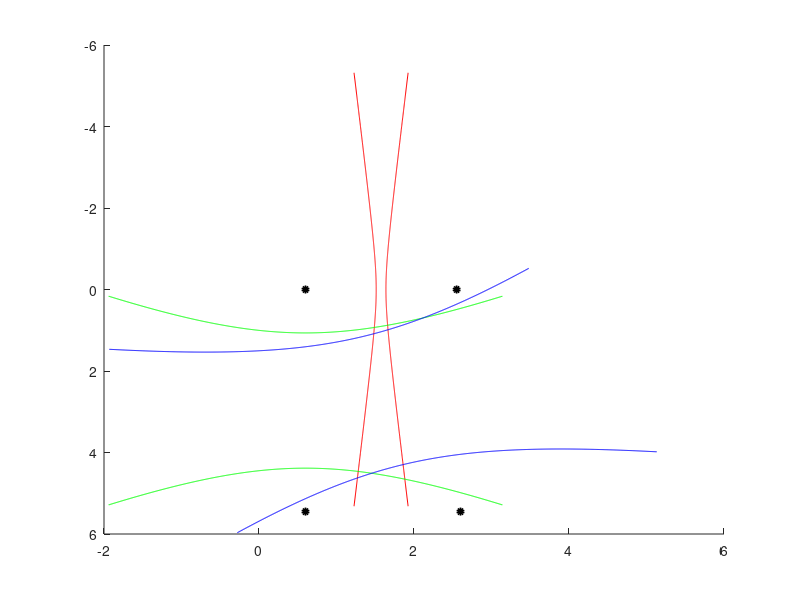

Write the MATLAB code that produced this figure.
%% Vykreslenie troch vseobecnych hyperbol
% vypocet casov a vzdialenosti zo zaciatku impulzov

%% definicia parametrov
% ohniska hyperbol (umiestnenie reproduktorov)
% repraky vzdialene od stien
V1 = [0.6; 0];
V2 = [2.55; 0];
V3 = [0.6; 5.45];
V4 = [2.6; 5.45];

% zaciatky impulzov ziskane z analyzy nahraneho zvuku (cisla vzoriek)
t1 = 33978;
t2 = 47224;
t3 = 60015;
t4 = 73272;

% posun vo vysielani jednotlivych signalov
delta = 13230;
% frekvencia vzorkovania
FVZ = 44100

% rychlost zvuku (suchy vzduch, 25 stupnov) [m/s]
v = 346;

% vypocet rozdielov (TDOA) - v sekundach
t12 = (t2-t1-delta)/FVZ;
t13 = (t3-t1-2*delta)/FVZ;
t14 = (t4-t1-3*delta)/FVZ;

% TDOA [s] prepocitane na vzdialenost [m]
d12 = t12 * v;
d13 = t13 * v;
d14 = t14 * v;

% rozsah parametra pre vykreslenie jednotlivych hyperbol
p1 = 2.4;
p2 = 1;
p3 = 1;

%% vykreslenie hyperbol

figure(1);
hold on
% Prehodenie osi Y, aby obrazok zodpovedal skutocnosti
set(gca,'Ydir','reverse');

%% hyperbola pre V1 a V2
F1 = V1;
F2 = V2;
a = d12 / 2;    % parameter hyperboly
c = sqrt((F1(1)-F2(1))^2+(F1(2)-F2(2))^2)/2;     % polovica vzdialenosti ohnisk
b = sqrt(c*c-a*a);

f0 = (F1 + F2)/2;       % stred
f1 = (F1 - f0) * a/c;   % vrchol hyperboly
f2 = [-f1(2); f1(1)] * b/a;   % tangentovy vektor v danom bode (vo vrchole) (v nasom pripade kolmy na f1)

t = linspace(-p1,p1,1001); 

x1 = f1* cosh(t) + f2*sinh(t);      % kladna cast
x2 = -f1* cosh(t) + f2*sinh(t);     % zaporna cast

plot(x1(1,:) + f0(1),x1(2,:) + f0(2),'r');   % vykreslenie aj s posunom stredu - kladna cast
plot(x2(1,:) + f0(1),x2(2,:) + f0(2),'r');   % vykreslenie aj s posunom stredu - zaporna cast

%% hyperbola pre V1 a V3
F1 = V1;
F2 = V3;
a = d13 / 2;    % parameter hyperboly
c = sqrt((F1(1)-F2(1))^2+(F1(2)-F2(2))^2)/2;     % polovica vzdialenosti ohnisk
b = sqrt(c*c-a*a);

f0 = (F1 + F2)/2;       % stred
f1 = (F1 - f0) * a/c;   % vrchol hyperboly
f2 = [-f1(2); f1(1)] * b/a;   % tangentovy vektor v danom bode (vo vrchole) (v nasom pripade kolmy na f1)

t = linspace(-p2,p2,1001); 

x1 = f1* cosh(t) + f2*sinh(t);      % kladna cast
x2 = -f1* cosh(t) + f2*sinh(t);     % zaporna cast

figure(1);
hold on
plot(x1(1,:) + f0(1),x1(2,:) + f0(2),'g');   % vykreslenie aj s posunom stredu - kladna cast
plot(x2(1,:) + f0(1),x2(2,:) + f0(2),'g');   % vykreslenie aj s posunom stredu - zaporna cast

%% hyperbola pre V1 a V4
F1 = V1;
F2 = V4;
a = d14 / 2;    % parameter hyperboly
c = sqrt((F1(1)-F2(1))^2+(F1(2)-F2(2))^2)/2;     % polovica vzdialenosti ohnisk
b = sqrt(c*c-a*a);

f0 = (F1 + F2)/2;       % stred
f1 = (F1 - f0) * a/c;   % vrchol hyperboly
f2 = [-f1(2); f1(1)] * b/a;   % tangentovy vektor v danom bode (vo vrchole) (v nasom pripade kolmy na f1)

t = linspace(-p3,p3,1001); 

x1 = f1* cosh(t) + f2*sinh(t);      % kladna cast
x2 = -f1* cosh(t) + f2*sinh(t);     % zaporna cast

figure(1);
hold on
plot(x1(1,:) + f0(1),x1(2,:) + f0(2),'b');   % vykreslenie aj s posunom stredu - kladna cast
plot(x2(1,:) + f0(1),x2(2,:) + f0(2),'b');   % vykreslenie aj s posunom stredu - zaporna cast

%% Vykreslenie pozicie reproduktorov
hold on
plot(V1(1),V1(2),'ko','MarkerSize',4,'lineWidth',2,'MarkerFaceColor','k');
plot(V2(1),V2(2),'ko','MarkerSize',4,'lineWidth',2,'MarkerFaceColor','k');
plot(V3(1),V3(2),'ko','MarkerSize',4,'lineWidth',2,'MarkerFaceColor','k');
plot(V4(1),V4(2),'ko','MarkerSize',4,'lineWidth',2,'MarkerFaceColor','k');

% vrchol paraboly 1-4
%plot(f0(1)+f1(1),f0(2)+f1(2),'b+','MarkerSize',8,'lineWidth',2);
hold off
